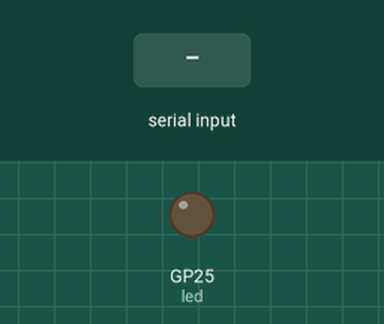
Recording of a program running on a simulated Raspberry Pi Pico running MicroPython. Parts: output pins drawn as LEDs (lit = HIGH). The inputs (shaded band) are chosen by the test bench. What the program prints to the serial console is not drawn.

Above: at 1.2 s.
1.3 s: "m" received over the second serial link
At 2.9 s:
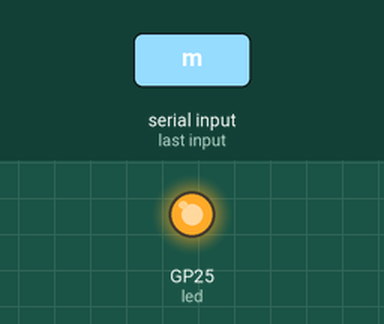
3.5 s: "1" received over the second serial link
Timing chart, 0 to 6.5 s (numbered marks = the images above; inputs shaded):
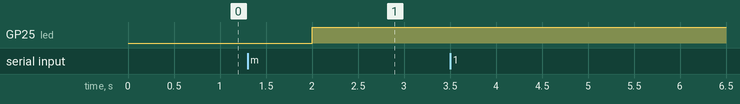

The program:

serialCommunication.py
```python
from machine import Pin,UART
import time
uart = UART(1, baudrate=9600, tx=Pin(4), rx=Pin(5))
uart.init(bits=8, parity=None, stop=2)
led = Pin(25, Pin.OUT)

while True:
    uart.write('t')
    print('t', end="")
    if uart.any():
        data = uart.read()
        print(data)
        if data== b'm':
            led.toggle()
    time.sleep(1)
```

Measured:
- after the input at 1.3 s, GP25 (led): LOW → HIGH after 0.70 s
- after the input at 3.5 s, every drawn part: stays the same
